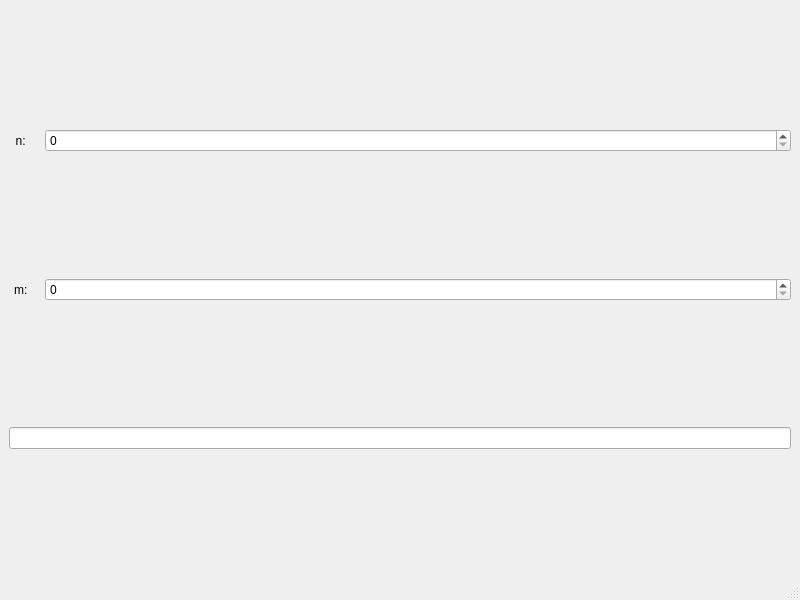
<?xml version="1.0" encoding="UTF-8"?>
<ui version="4.0">
 <class>MainWindow</class>
 <widget class="QMainWindow" name="MainWindow">
  <property name="geometry">
   <rect>
    <x>0</x>
    <y>0</y>
    <width>800</width>
    <height>600</height>
   </rect>
  </property>
  <property name="windowTitle">
   <string>MikasaAckermann??</string>
  </property>
  <widget class="QWidget" name="centralwidget">
   <layout class="QVBoxLayout" name="verticalLayout">
    <item>
     <layout class="QHBoxLayout" name="horizontalLayout">
      <item>
       <widget class="QLabel" name="nLabel">
        <property name="maximumSize">
         <size>
          <width>30</width>
          <height>16777215</height>
         </size>
        </property>
        <property name="layoutDirection">
         <enum>Qt::LeftToRight</enum>
        </property>
        <property name="text">
         <string>n:  </string>
        </property>
        <property name="alignment">
         <set>Qt::AlignCenter</set>
        </property>
       </widget>
      </item>
      <item>
       <widget class="QSpinBox" name="nSpinBox"/>
      </item>
     </layout>
    </item>
    <item>
     <layout class="QHBoxLayout" name="horizontalLayout_2">
      <item>
       <widget class="QLabel" name="mLabel">
        <property name="maximumSize">
         <size>
          <width>30</width>
          <height>16777215</height>
         </size>
        </property>
        <property name="layoutDirection">
         <enum>Qt::LeftToRight</enum>
        </property>
        <property name="text">
         <string>m:  </string>
        </property>
        <property name="alignment">
         <set>Qt::AlignCenter</set>
        </property>
       </widget>
      </item>
      <item>
       <widget class="QSpinBox" name="mSpinBox"/>
      </item>
     </layout>
    </item>
    <item>
     <widget class="QLineEdit" name="resultLineEdit"/>
    </item>
   </layout>
  </widget>
  <widget class="QMenuBar" name="menubar">
   <property name="geometry">
    <rect>
     <x>0</x>
     <y>0</y>
     <width>800</width>
     <height>26</height>
    </rect>
   </property>
  </widget>
  <widget class="QStatusBar" name="statusbar"/>
 </widget>
 <resources/>
 <connections/>
</ui>
